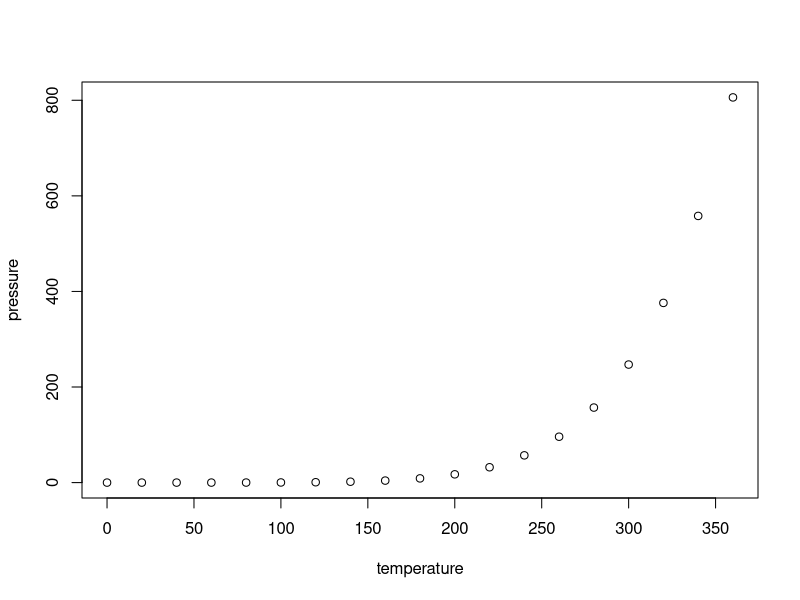
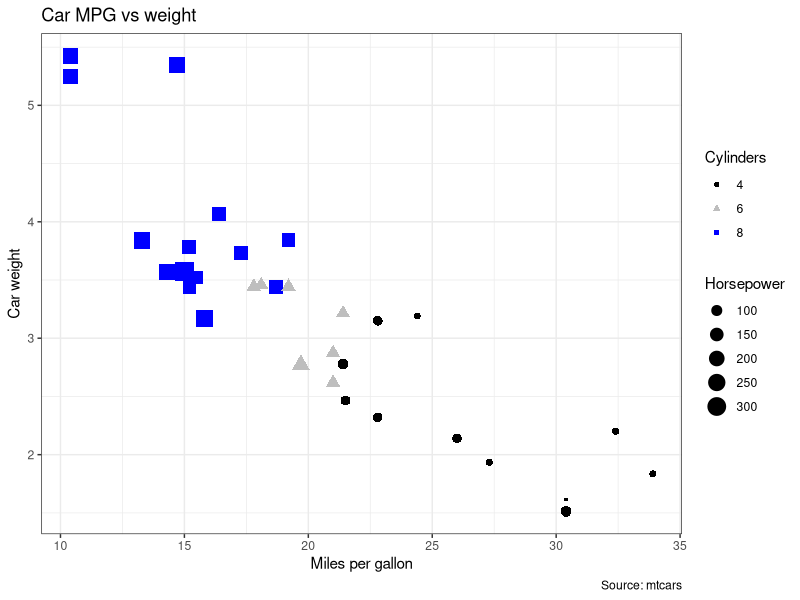

Generate these figures, in order, with R:
## ---- chunk 1
knitr::opts_chunk$set(echo = TRUE)
## ---- chunk 2
summary(cars)
## ---- chunk 3
plot(pressure)
## ---- chunk 4
library(tidyverse)
ggplot(mtcars)+ 
       geom_point(aes(x = mpg, y = wt, 
                      color = factor(cyl),
                      shape = factor(cyl),
                      size = hp))+ 
                      #label = rownames(mtcars), check_overlap = TRUE) +
  theme_bw() +
  scale_color_manual(values = c("black", "gray", "blue") ) +
  labs(title = "Car MPG vs weight", 
       x = 'Miles per gallon',
       y = 'Car weight',
       shape="Cylinders", size="Horsepower", color = "Cylinders",
       caption = "Source: mtcars")

